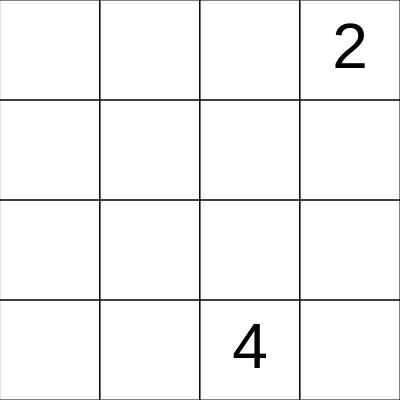
Frame 1 (no input)
Frame 60 (no input): identical to frame 1, image omitted
Frame 120 (the mouse pressed at the canvas centre since frame 60): identical to frame 1, image omitted

The p5.js sketch that drew this single still picture (run headless with seeded random() and noise() and a simulated clock; from frame 60 on, the mouse is pressed at the canvas centre):

// p5.js sketch
// ── sketch.js
let grid;

function blankGrid(){
return [
    [0, 0, 0, 0],      
    [0, 0, 0, 0],
    [0, 0, 0, 0], 
    [0, 0, 0, 0]
  ];
}


function setup(){
  createCanvas(400, 400);
  grid = blankGrid();
  console.table(grid);
  addNumber()
  addNumber()
  console.table(grid);
}

function addNumber() {
  let options = [];
  for(let i = 0; i<4; i++){
    for(let j = 0; j<4; j++){
      if (grid[i][j] === 0) {
        options.push({
          x: i,
          y: j
        });
      }
    }
  }

if (options.length > 0);
let spot = random (options);
let r = random(1)
grid[spot.x][spot.y] = (r> 0.3 ? 2 : 4);
}

function compare(a,b){
  for(let i = 0; i <4 ; i++) {
    for(let j = 0; j < 4; j++) {
      if (a[i][j] !== b[i][j]){
        return true;
      }
    }
  }
  return false;
}



function copyGrid(grid){
  let extra = blankGrid();
  for(let i = 0; i < 4; i++) {
    for(let j = 0; j < 4; j++) {
      extra[i][j] = grid[i][j];
    }
  }
  return extra;
}

function flipGrid(grid){
  for (let i = 0; i < 4; i++){
    grid[i].reverse();
  }
  return grid
}


function rotateGrid(grid){
  let newGrid = blankGrid();
  for (let i = 0; i < 4; i++){
    for (let j = 0; j < 4; j++){
      newGrid[i][j] = grid[j][i];
    }
  }
  return newGrid;
}
//one move
function keyPressed(){
  console.log(keyCode)
  let flipped = false;
  let rotated = false;
  let played = true;
  if (keyCode === DOWN_ARROW){
    //DO NOTHING
  }else if (keyCode === UP_ARROW){
    grid = flipGrid(grid)
    flipped=true;
  }else if(keyCode === RIGHT_ARROW){
    grid = rotateGrid(grid);
    rotated = true;
  }else if (keyCode === LEFT_ARROW){
    grid = rotateGrid(grid);
    grid = flipGrid(grid);
    rotated = true;
    flipped = true;
  } else {
    played = false;
  }

  if (played){
    let past = copyGrid(grid)
    for (let i = 0; i<4; i++){
      grid[i] = operate(grid[i])
    }
    let changed = compare(past, grid);
    
    if (flipped){
      flipGrid(grid);
    }
    if (rotated){
      grid = rotateGrid(grid);
    }

    if (changed){
      addNumber();
    }
  }
}

function operate(row){
  row = slide(row)
  row = combine(row)
  row = slide(row)
  return row;
}

function draw(){
  background(255);
  drawGrid();
}


function slide (row){
  let arr = row.filter (val => val);
  let missing = 4 - arr.length;
  let zeros = Array(missing).fill(0);
  arr = zeros.concat(arr);
  return arr;
}

function combine(row){
  for(let i = 3; i >= 1; i--) {
    let a = row[i];
    let b = row[i - 1];
    if (a == b){
      row[i] = a + b;
      row [i - 1] = 0;
    }
  }
  return row;
}
// ── controls.js

//one move
function keyPressed(){
  if (key = " "){

    let past = copyGrid(grid);
    for (let i = 0; i<4; i++){
      grid[i] = operate(grid[i])
    }
    let changed = compare(past, grid)
    if (changed){
      addNumber();
    }
  }
}
// ── game.js
function slide (row){
  let arr = row.filter (x => x);
  let missing = 4 - arr.length;
  let zeros = Array(missing).fill(0);
  arr = zeros.concat(arr);
  return arr;
}

function combine(row){
  for(let i = 3; i>= 1; i--) {
    let a = row[i];
    let b = row[i - 1];
    if (a == b){
      row[i] = a + b;
      row [i - 1] == 0
    }
  }
  return row;
}

function operate(row){
  row = combine(row)
  row = slide(row)
  return row;
}

function copyGrid(grid){
  let extra = [
    [0, 0, 0, 0],      
    [0, 0, 0, 0],
    [0, 0, 0, 0], 
    [0, 0, 0, 0]
  ];
  for(let i = 0; i<4; i++){
    for(let j = 0; j<4; j++){
      extra[i][j] = grid[i][j];
    }
  }
  return extra
}

function compare (a,b) {
  for(let i = 0; i<4; i++){
    for(let j = 0; j<4; j++){
      if (a[i][j] != b[i][j]){
      return true
      }
    }
  }
  return false
}
// ── grid.js
function drawGrid(){
  let w = 100;
  for(let i = 0; i<4; i++){
    for(let j = 0; j<4; j++){
      noFill()
      strokeWeight(1)
      stroke(0)      
      rect(i * w, j * w, w, w)
      let val = grid[i][j];
      if (grid[i][j] !== 0){
        textAlign(CENTER,CENTER);
        textSize(64);
        fill(0);
        noStroke()
        text(val, i * w + w / 2, j * w + w / 2);
      }
    }
  }
}

function addNumber() {
  let options = [];
  for(let i = 0; i<4; i++){
    for(let j = 0; j<4; j++){
      if (grid[i][j] === 0) {
        options.push({
          x: i,
          y: j
        })
      }
    }
  }

if (options.length > 0);
let spot = random (options);
let r = random(1)
grid[spot.x][spot.y] = (r> 0.5 ? 2 : 4);
}
